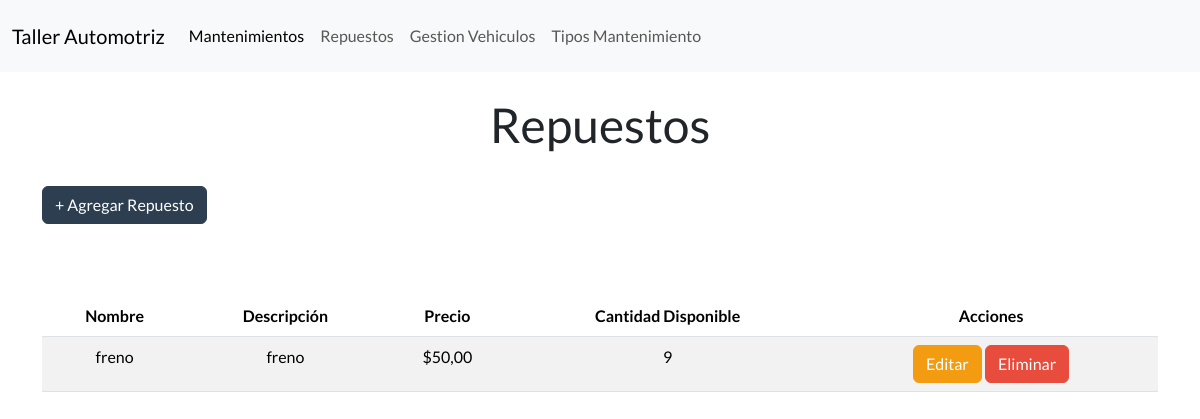
Before: /repuestos/ with the older database file.
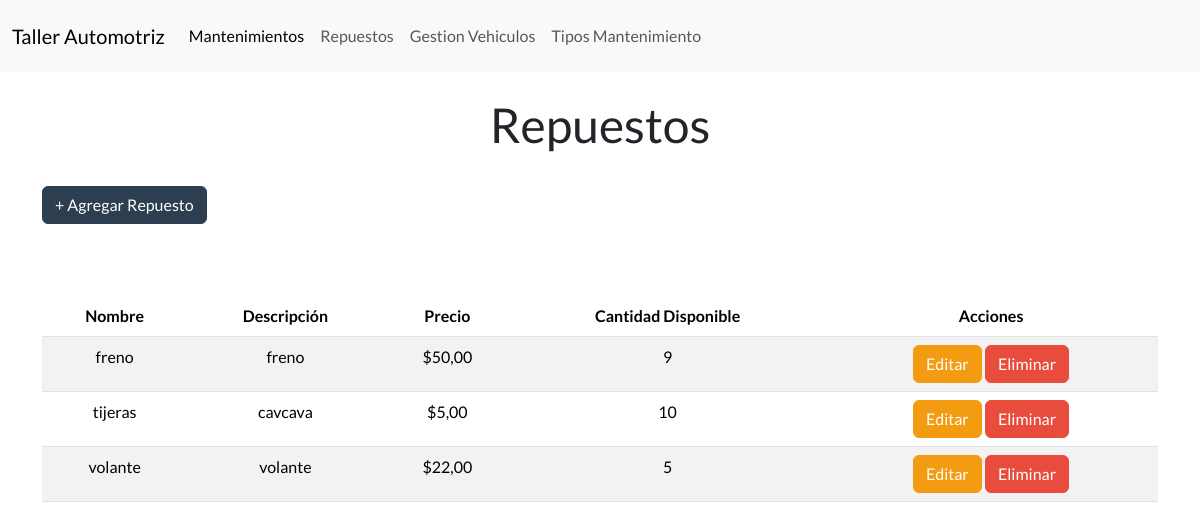
After: the same page with the newer database file.
### Aplicaciones/Taller/models.py (models this page shows, shortened)
class Repuesto(models.Model): # * Modelo para representar un repuesto
    id_repuesto = models.AutoField(primary_key=True) # ~ Campo de clave primaria autoincremental
    nombre_repuesto = models.CharField(max_length=100)
    descripcion = models.TextField()
    precio = models.DecimalField(max_digits=10, decimal_places=2)
    cantidad_disponible = models.PositiveIntegerField() # ~ tipo de dato para cantidades enteras positivas

### Aplicaciones/Taller/views.py (the view)
# urls.py: path('repuestos/', views.repuestos, name="repuestos"),  # * Mapas de la URL 'repuestos/' a la vista repuestos
def repuestos(request):
    repuestosdbb = Repuesto.objects.all()  # * Recibe todos los repuestos de la base de datos
    """
     * Render the list of repuestos.
    """
    return render(request, 'repuestos.html', {'repuestos': repuestosdbb})  # * Pasa los repuestos a la plantilla 'repuestos.html'

### Aplicaciones/Taller/templates/repuestos.html (shortened to what this page needs)
{% extends 'plantilla.html' %} {% load static %}
{% block content %}
    <div class="container">
        <h1 class="text-center mt-4">Repuestos</h1>
        <button type="button" class="btn btn-primary mt-4 mb-4" data-bs-toggle="modal" data-bs-target="#exampleModal">
            + Agregar Repuesto
        </button>
        <br>
        {% if repuestos %}
        <div class="table-responsive" mt-4>
            {% if repuestos %}
            <table class="table table-striped table-hover text-center mt-5" id="tabla-repuestos">
                <thead>
                    <tr>
                        <th>Nombre</th>
                        <th>Descripción</th>
                        <th>Precio</th>
                        <th>Cantidad Disponible</th>
                        <th>Acciones</th>
                    </tr>
                </thead>
                <tbody>
                    {% for repuesto in repuestos %}
                    <tr>
                        <td>{{ repuesto.nombre_repuesto }}</td>
                        <td>{{ repuesto.descripcion }}</td>
                        <td>${{ repuesto.precio }}</td>
                        <td>{{ repuesto.cantidad_disponible }}</td>
                        <td>
                            <a href="{% url 'editar_repuesto' repuesto.id_repuesto %}" class="btn btn-warning">Editar</a>
                            <a href="Javascript:void(0)" class="btn btn-danger" onclick="eliminarFila('{% url 'eliminar_repuesto' repuesto.id_repuesto %}', 'Repuestos')">Eliminar</a>
                        </td>
                    </tr>
                    {% endfor %}
                </tbody>
            </table>
            {% else %}
            <div class="alert alert-info text-center mt-4" role="alert">
                No hay repuestos disponibles en este momento.
            </div>
            {% endif %}
    {% else %}
        <div class="alert alert-warning text-center mt-4" role="alert">
            No se encontraron repuestos.
        </div>
    {% endif %}
{% endblock content %}

Changed rows visible on the page:
added Repuesto: nombre_repuesto "tijeras", descripcion "cavcava", precio "5,00", cantidad_disponible "10"
added Repuesto: nombre_repuesto "volante", descripcion "volante", precio "22,00", cantidad_disponible "5"
